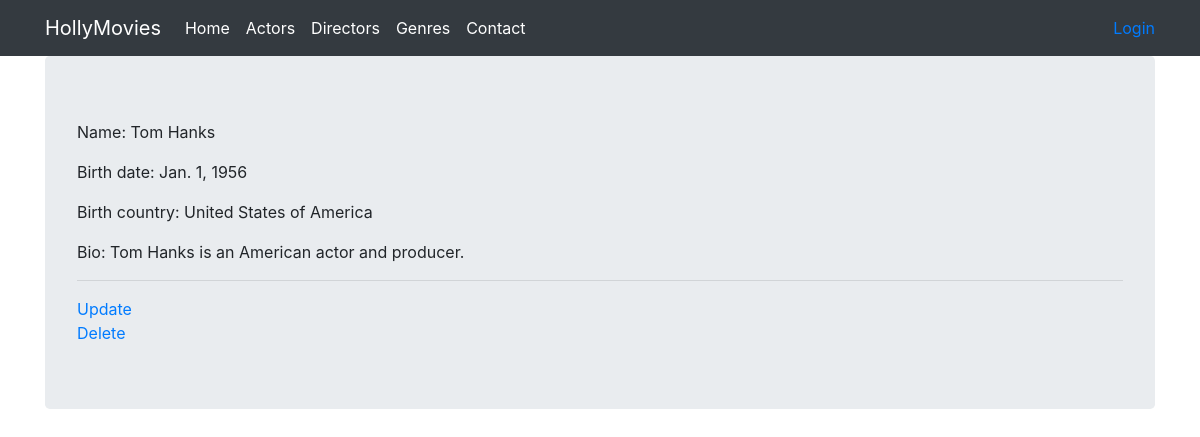
The page /actor/1 on the database its author committed.
### viewer/models.py (models this page shows, shortened)
class Actor(models.Model):
    name = models.CharField(max_length=100)
    date_birth = models.DateField()
    country_of_birth = models.CharField(max_length=30, choices=COUNTRIES_CHOICES, default='US')
    bio = models.TextField()

### viewer/views.py (the view)
# urls.py: path('actor/<int:pk>', DetailActor.as_view(), name='actor'),
class DetailActor(DetailView):
    template_name = 'detail_actor.html'
    model = Actor
    context_object_name = 'actor'
    def get_context_data(self, **kwargs):
        context = super().get_context_data(**kwargs)
        country_code = context['actor'].country_of_birth
        country_name = get_country_name(country_code)
        context['country_name'] = country_name
        return context

### viewer/views.py (called while the page is built)
def get_country_name(country_code):
    for country in COUNTRIES_CHOICES:
        if country[0] == country_code:
            return country[1]

### viewer/templates/detail_actor.html (shortened to what this page needs)
{% extends "base.html" %}
{% block content %}
<p> Name: {{ actor.name }}</p>
<p> Birth date: {{ actor.date_birth }}</p>
<p> Birth country: {{ country_name }}</p>
<p> Bio: {{ actor.bio }}</p>
<hr>
<a href="{% url 'actor_update' actor.pk %}">Update</a>
<br>
<a href="{% url 'actor_delete' actor.pk %}">Delete</a>
{% endblock %}

### rows shown on the page
Actor: name "Tom Hanks", date_birth "Jan. 1, 1956", bio "Tom Hanks is an American actor and producer."

### other values the page prints
{{ country_name }} "United States of America"
